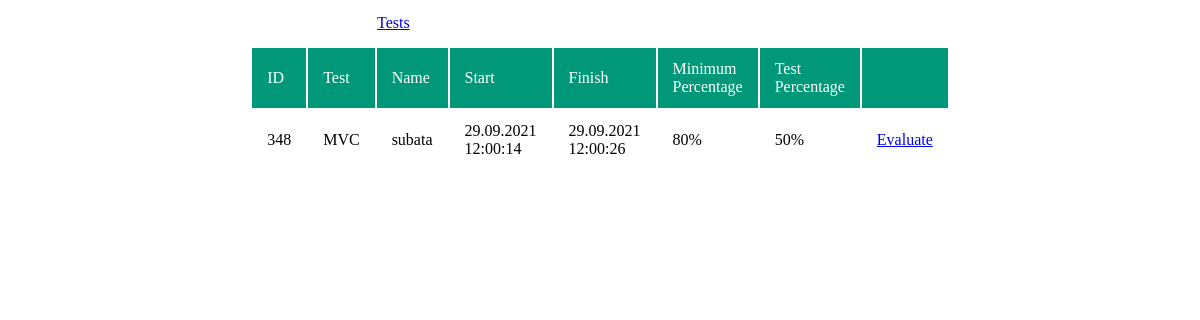
The page /Index.php?controller=Evaluation&action=index on the database its author committed.
### tables this page shows
CREATE TABLE `exams` (
  `id` int(10) NOT NULL,
  `test_id` int(10) NOT NULL,
  `name` varchar(255) NOT NULL,
  `start` varchar(30) NOT NULL,
  `finish` varchar(30) NOT NULL,
  `percentage` int(3) DEFAULT NULL
);

CREATE TABLE `tests` (
  `id` int(10) NOT NULL,
  `name` varchar(255) NOT NULL,
  `percentage` int(3) NOT NULL
);

### Controllers/BaseControlller.php (called while the page is built, shortened)
<?php
abstract class BaseControlller
{
    protected function view(string $file, $model = null, $errors = null)
    {
        $className = get_class($this);
        $controllerName = substr($className, strlen("Controllers\\"));
        $directory = substr($controllerName, 0, strpos($controllerName, "Controller"));
        include "Views/{$directory}/{$file}";
    }
}

### Controllers/EvaluationController.php (called while the page is built, shortened)
<?php
class EvaluationController extends BaseControlller
{
    private object $evaluationRepository;
    function __construct()
    {
        $this->evaluationRepository = new EvaluationRepository();
    }
    public function indexAction()
    {
        $this->view("index.php", $this->evaluationRepository->getAll("exams"));
    }
}

### Model/BaseModel.php (called while the page is built, shortened)
<?php
class BaseModel
{
    private int $id;
    public function getId(): int
    {
        return $this->id;
    }
    public function setId(int $id): void
    {
        $this->id = $id;
    }
}

### DB/Connection.php (called while the page is built, shortened)
<?php
class Connection
{
    private mysqli $connection;
    public function connect(): bool
    {
        $this->connection = mysqli_connect('localhost', 'root', '','tester');
        if(!$this->connection) {
            echo ("Connection failed: " . mysqli_connect_error());
            return false;
        }
        else{ return true; }
    }
    public function getAll(string $sql): array
    {
        $result = mysqli_query($this->connection, $sql);
        $data = [];
        if ($result !== false)
        {
            while ($row = $result->fetch_assoc()) {
                $data[] = $row;
            }
        }
        return $data;
    }
}

### Repositories/EvaluationRepository.php (called while the page is built, shortened)
<?php
class EvaluationRepository
{
    private object $connection;
    private object $evaluationSqlBuilder;
    function __construct()
    {
        $this->connection = new Connection();
        $this->evaluationSqlBuilder = new EvaluationSQLBuilder();
    }
    public function getAll(): array
    {
        $this->connection->connect();
        $data = $this->connection->getAll($this->evaluationSqlBuilder->buildGetAll());
        $evaluation = [];
        foreach ($data as $row) $evaluation[] = ExamMapper::map($row);
        return $evaluation;
    }
}

### Model/Evaluation.php (called while the page is built, shortened)
<?php
class Evaluation extends BaseModel
{
    private string $testName = "";
    private string $name = "";
    private string $start = "";
    private string $finish = "";
    private string $neededPercentage = "";
    private ?int $percentage = null;
    public function getName(): string
    {
        return $this->name;
    }
    public function setName(string $name): void
    {
        $this->name = $name;
    }
    public function getStart(): string
    {
        return $this->start;
    }
    public function setStart(string $start): void
    {
        $this->start = $start;
    }
    public function getFinish(): string
    {
        return $this->finish;
    }
    public function setFinish(string $finish): void
    {
        $this->finish = $finish;
    }
    public function getPercentage(): ?int
    {
        return $this->percentage;
    }
    public function setPercentage(?int $percentage): void
    {
        $this->percentage = $percentage;
    }
    public function getTestName(): string
    {
        return $this->testName;
    }
    public function setTestName(string $testName): void
    {
        $this->testName = $testName;
    }
    public function getNeededPercentage(): string
    {
        return $this->neededPercentage;
    }
    public function setNeededPercentage(string $neededPercentage): void
    {
        $this->neededPercentage = $neededPercentage;
    }
}

### Views/Evaluation/Index.php (the view, shortened to what this page needs)
<table class="question-table">
    <tr><td><a href="index.php">Tests</a></td></tr>
</table>
<table class="question-table">
    <thead><tr><td>ID</td><td>Test</td><td>Name</td><td>Start</td><td>Finish</td><td>Minimum Percentage</td><td>Test Percentage</td><td></td></tr></thead>
    <tbody>
        <?php
        foreach ($model as $row)
        {
            ?><tr><?php
                ?><td><?php echo $row->getId()?></td><?php
                ?><td><?php echo $row->getTestName()?></td><?php
                ?><td><?php echo $row->getName()?></td><?php
                ?><td><?php echo $row->getStart()?></td><?php
                ?><td><?php echo $row->getFinish()?></td><?php
                ?><td><?php echo $row->getNeededPercentage()?>%</td><?php
                ?><td><?php echo $row->getPercentage()?>%</td><?php
                ?><td><a href="Index.php?controller=Evaluation&action=evaluate&exam_id=<?php echo $row->getId()?>">Evaluate</a></td><?php
            ?></tr><?php
        }
        ?>
    </tbody>
</table>

### Styles/styles.css (style rules this page uses)
* { margin: 0; padding: 0; }
.question-table { margin-left: auto; margin-right: auto; width: 40%; }
.question-table thead tr, .answer-table thead tr { background-color: #009879; color: #ffffff; text-align: left; }
.question-table td, .answer-table td { padding: 12px 15px; }

### rows shown on the page
exams: id "348", test.name "MVC", name "subata", start "29.09.2021 12:00:14", finish "29.09.2021 12:00:26", test.percentage "80", percentage "50"
